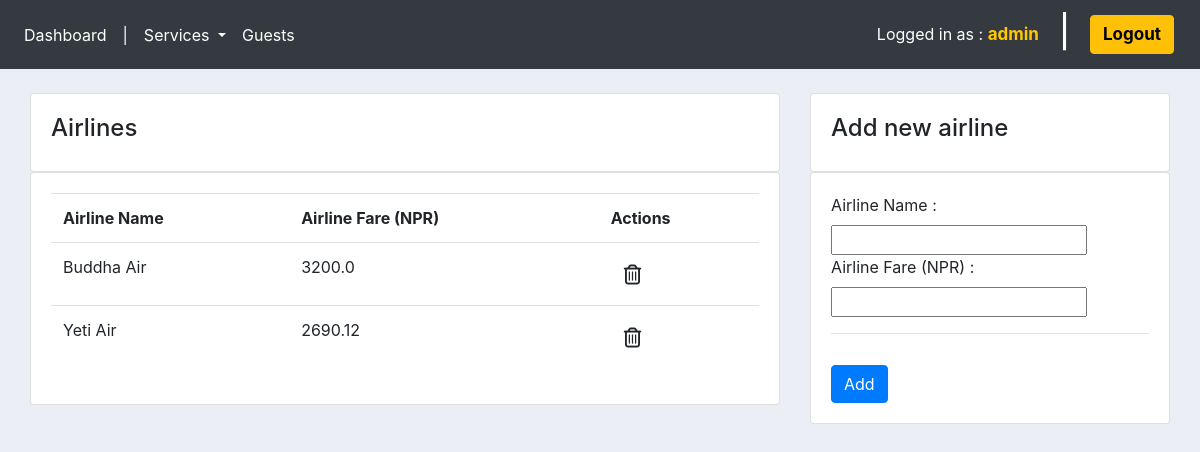
The page /airlines/ (signed in) on the database as committed earlier.
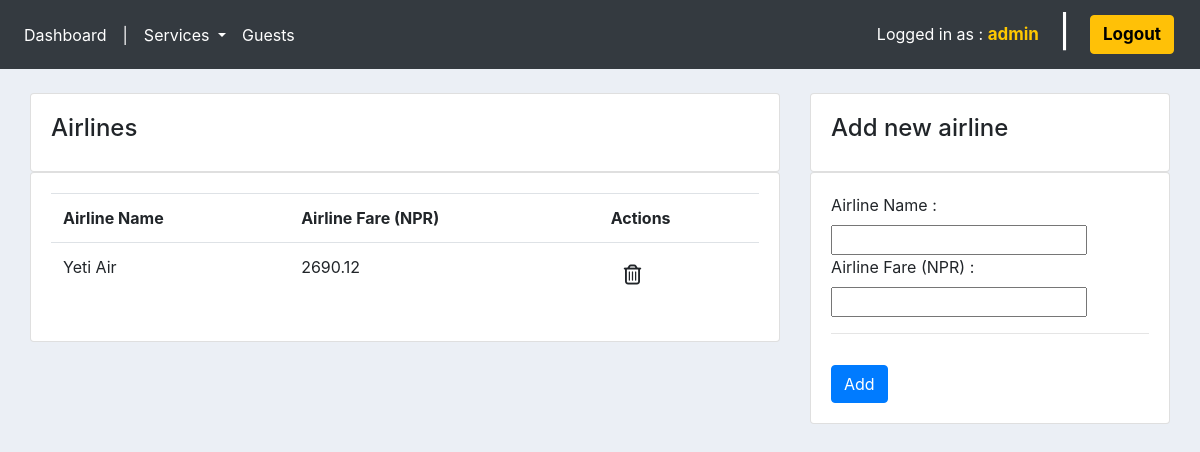
The same page on the database as committed later.
### tour/models.py (models this page shows, shortened)
class Airline(models.Model):
    airlineName = models.CharField(max_length=200, null=True)
    fare = models.FloatField(max_length=200, null=True)

### tour/views.py (the view)
# urls.py: path('airlines/', views.airlines, name='airlines'),
@login_required(login_url='login')
def airlines(request):
    allAirlines = Airline.objects.all()
    form = AirlineForm()
    if request.method == 'POST':
        form = AirlineForm(request.POST)
        if form.is_valid():
            form.save()
            return redirect('airlines')
    context = {'allAirlines': allAirlines, 'form': form}
    return render(request, 'tour/airlines.html', context)

### tour/forms.py
class AirlineForm(ModelForm):
    class Meta:
        model = Airline
        fields = '__all__'

### tour/templates/tour/airlines.html (shortened to what this page needs)
{% extends 'ums/main.html' %}
{% load static %}
{% block content %}
<section class="container-fluid">
    <section class="row">
        <section class="col-md-8">
            <div class="card card-body">
                <span>
                    <h4>Airlines</h4>
                </span>
            </div>
            <div class="card card-body">
                <table class="table">
                    <tr>
                        <th>Airline Name</th>
                        <th>Airline Fare (NPR)</th>
                        <th>Actions</th>
                    </tr>
                    {% for airline in allAirlines %}
                    <tr>
                        <td>{{airline.airlineName}}</td>
                        <td>{{airline.fare}}</td>
                        <td>
                            <form action="{% url 'delete_airline' airline.id %}" method="POST">
                                <button type="submit" class="btn"><i class="far fa-trash-alt fa-lg"></i></button>
                            </form>
                        </td>
                    </tr>
                    {% endfor %}
                </table>
            </div>
        </section>
        <section class="col-md-4">
            <div class="card card-body">
                <h4>Add new airline</h4>
            </div>
            <div class="card card-body">
                <form action="" method="POST">
                    <label for="airlineName">Airline Name : </label>
                    {{form.airlineName}}
                    <label for="airlineFare">Airline Fare (NPR) : </label>
                    {{form.fare}}
                    <hr>
                    <input type="submit" value="Add" class="btn btn-primary" style="margin-top: 15px;">
                </form>
            </div>
            <br>
        </section>
    </section>
</section>
{% endblock %}

Rows that differ between the two databases and show on the page:
removed Airline: airlineName "Buddha Air", fare "3200.0"
